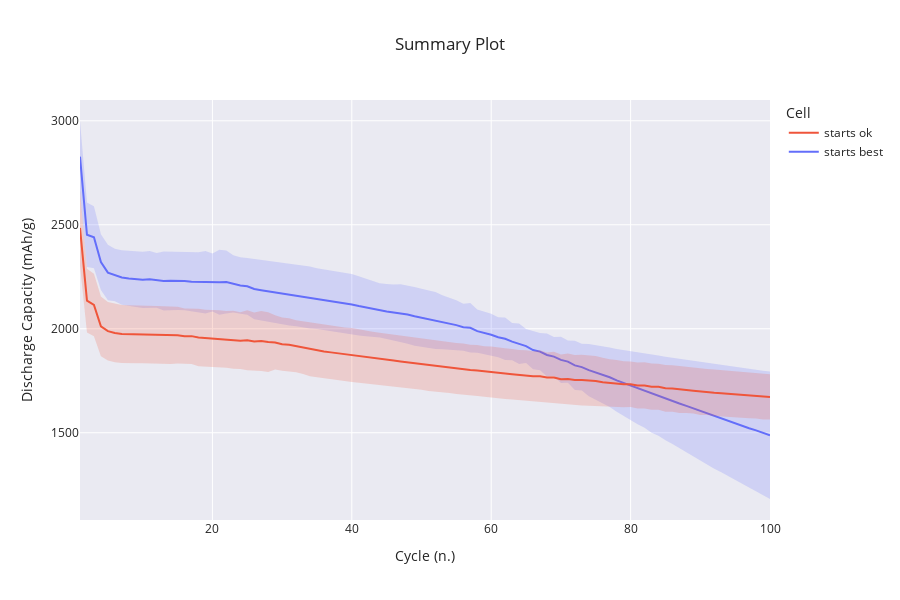

Notebook code cell kept with this figure:
### Markdown cell above
### Summaries
The `BatchSummaryCollector` class collects and shows sumaries, including, e.g., the option to show statistical variations in the data (`spread=True`):

### Code cell
group_labels = {1: "starts ok", 2: "starts best"}
discharge_cap_summaries_full = collectors.BatchSummaryCollector(
    b,
    columns=["discharge_capacity_gravimetric"],
    max_cycle=100,
    group_it=True,
    data_collector_arguments=dict(custom_group_labels=group_labels),
    spread=True,
    height=600,
)
discharge_cap_summaries_full.show()
